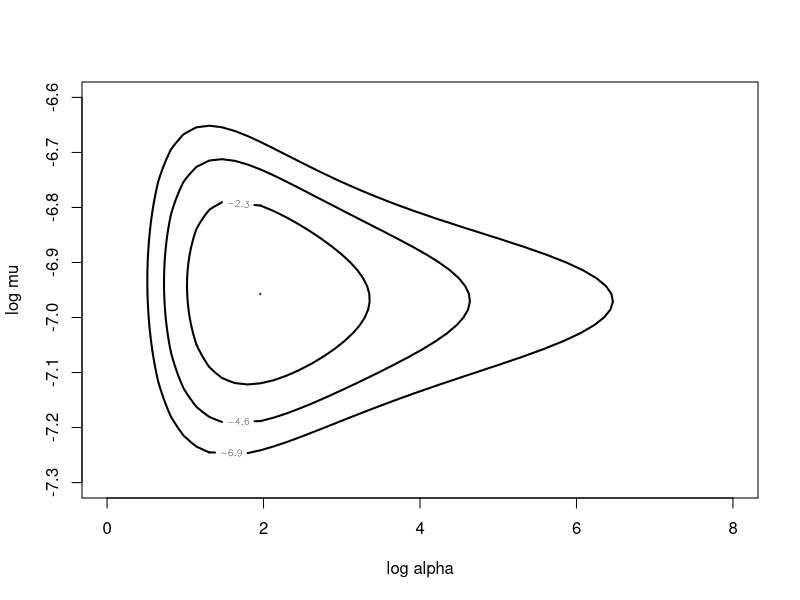
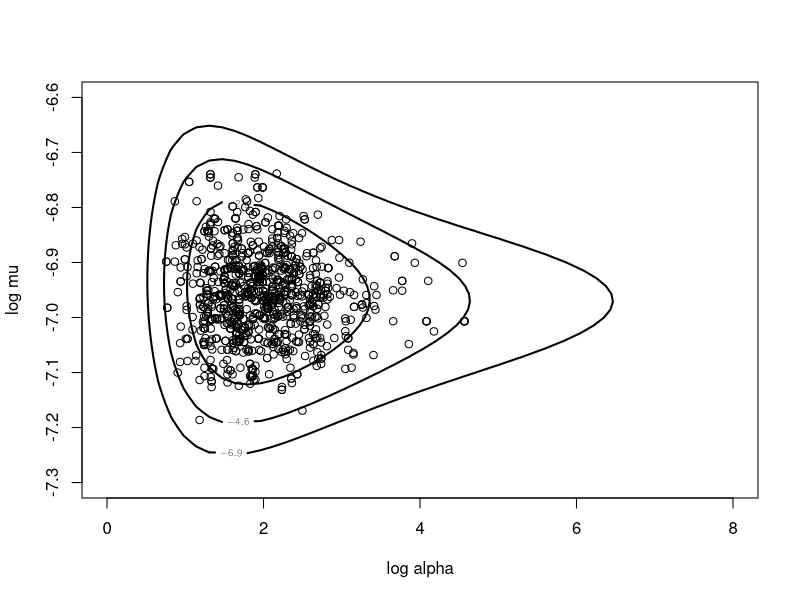
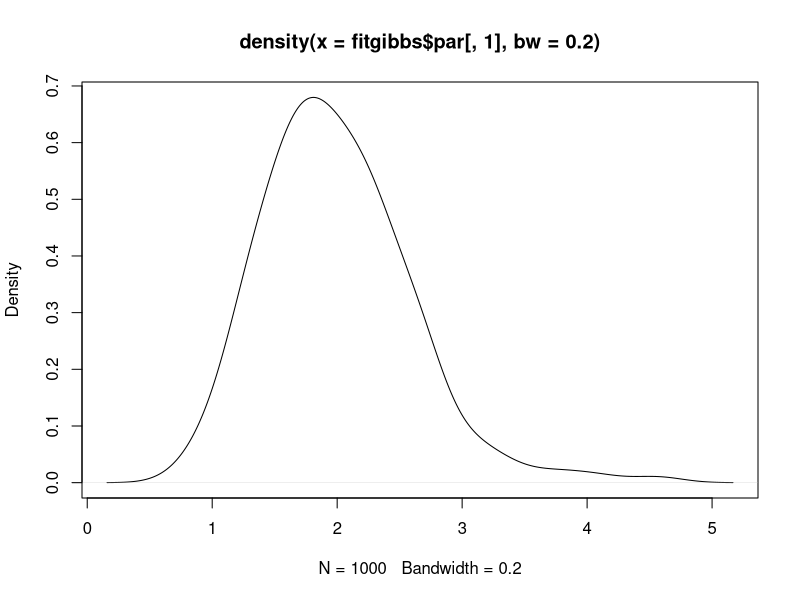
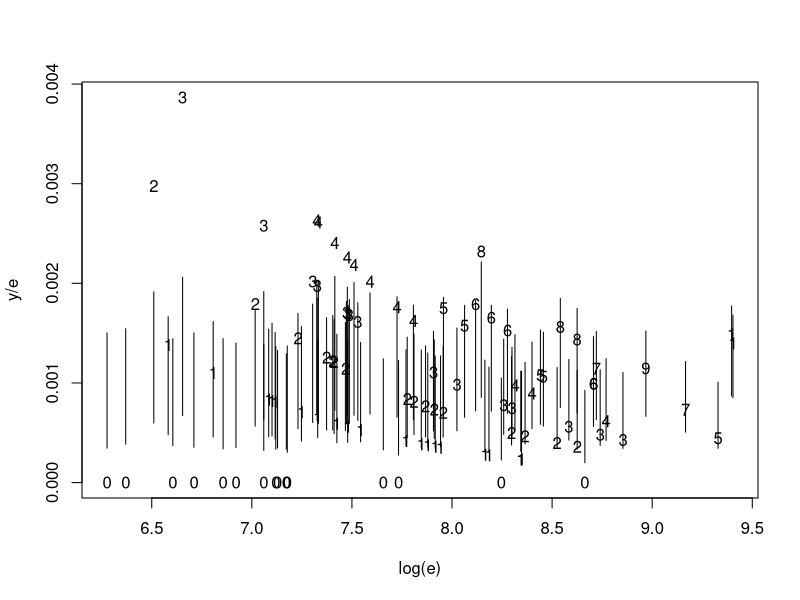

These figures' R source, in order:
#########################################################
# Section 7.7 Simulating from the Posterior
#########################################################

 library(LearnBayes)
 data(hearttransplants)
 attach(hearttransplants)

 datapar = list(data = hearttransplants, z0 = 0.53)
 start=c(2, -7)
 fit = laplace(poissgamexch, start, datapar)
 fit

 par(mfrow = c(1, 1))
 mycontour(poissgamexch, c(0, 8, -7.3, -6.6), datapar,
   xlab="log alpha",ylab="log mu")

S=readline(prompt="Type  <Return>   to continue : ")

 start = c(4, -7)
 fitgibbs = gibbs(poissgamexch, start, 1000, c(1,.15), datapar)
 fitgibbs$accept

 windows()
 mycontour(poissgamexch, c(0, 8, -7.3, -6.6), datapar,
     xlab="log alpha",ylab="log mu")
 points(fitgibbs$par[, 1], fitgibbs$par[, 2])

S=readline(prompt="Type  <Return>   to continue : ")

 windows()
 plot(density(fitgibbs$par[, 1], bw = 0.2))

 alpha = exp(fitgibbs$par[, 1])
 mu = exp(fitgibbs$par[, 2])
 lam1 = rgamma(1000, y[1] + alpha, e[1] + alpha/mu)

 alpha = exp(fitgibbs$par[, 1])
 mu = exp(fitgibbs$par[, 2])

S=readline(prompt="Type  <Return>   to continue : ")

 windows()
 plot(log(e), y/e, pch = as.character(y))
 for (i in 1:94) {
     lami = rgamma(1000, y[i] + alpha, e[i] + alpha/mu)
     probint = quantile(lami, c(0.05, 0.95))
     lines(log(e[i]) * c(1, 1), probint)
 }
